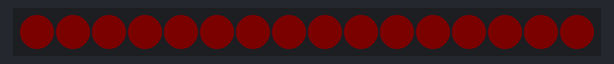
Simulated run of this sketch. Board: Arduino Uno, built with avr-gcc and run on an emulated ATmega328P. Parts: 16 RGB LEDs in strip order, left to right. Dim RGB values are drawn brighter than linear; random numbers use the default seed unless the sketch sets one.

Above: at 0.38 s.
At 6.09 s:
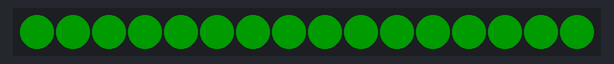
At 13.75 s:
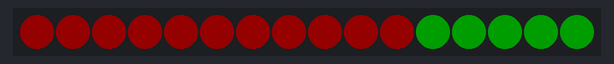
At 23.13 s:
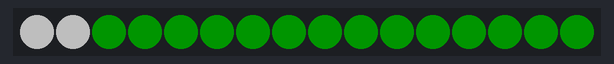
At 25.14 s:
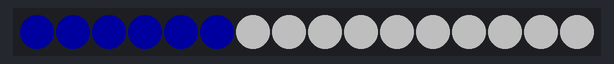
At 27.18 s:
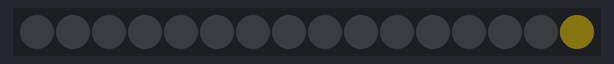

The sketch:

dba-Ring.ino
```cpp
#include <Adafruit_NeoPixel.h>

#define PIN 6  // the digital pin the data line is connected to

// Modifed NeoPixel sample for the holiday craft project

// Parameter 1 = number of pixels in strip
// Parameter 2 = pin number (most are valid)
// Parameter 3 = pixel type flags, add together as needed:
//   NEO_KHZ800  800 KHz bitstream (most NeoPixel products w/WS2812 LEDs)
//   NEO_KHZ400  400 KHz (classic 'v1' (not v2) FLORA pixels, WS2811 drivers)
//   NEO_GRB     Pixels are wired for GRB bitstream (most NeoPixel products)
//   NEO_RGB     Pixels are wired for RGB bitstream (v1 FLORA pixels, not v2)
Adafruit_NeoPixel strip = Adafruit_NeoPixel(16, PIN, NEO_GRB + NEO_KHZ800);

#define low_red strip.Color(3, 0, 0)
#define low_green strip.Color(0, 3, 0)
#define med_red strip.Color(20, 0, 0)
#define med_green strip.Color(0, 20, 0)
#define hi_red strip.Color(40, 0, 0)
#define hi_green strip.Color(0, 40, 0)

void setup() {
  strip.begin();
  strip.show(); // Initialize all pixels to 'off'
  //Serial.begin(9600);
}

void loop() {
  uint16_t i, j;
  int num_steps = 100;
if (1) {
  fade_up(100, 30, 30, 0, 0);
  fade_up(100, 30, 0, 30, 0);
  fade_up(100, 30, 30, 0, 0);
  fade_up(100, 30, 0, 30, 0);

  colorWipe(med_red, 100); // Red
  colorWipe(med_green, 100); // Green
  colorWipe(med_red, 100); // Red
  colorWipe(med_green, 100); // Green

  for (j=0; j<2; j++) {
    //for(i=0; i<strip.numPixels()+3; i++) {
    //  if (i<strip.numPixels()) strip.setPixelColor(i, hi_red);
    //  if ((i-1 >= 0) && (i-1 < strip.numPixels())) strip.setPixelColor(i-1, med_red);
    //  if ((i-2 >= 0) && (i-2 < strip.numPixels())) strip.setPixelColor(i-2, low_red);
    //  if ((i-3 >= 0) && (i-3 < strip.numPixels())) strip.setPixelColor(i-3, med_green);
    //  strip.show();
    //  delay(100);
    //}
    for(i=0; i<strip.numPixels(); i++) {
      strip.setPixelColor(i, hi_red);
      if ((i-1) >= 0) {
        strip.setPixelColor(i-1, med_red);
      } else {
        strip.setPixelColor(strip.numPixels()-1, med_red);
      }
      if ((i-2) >= 0) {
        strip.setPixelColor(i-2, med_red);
      } else {
        strip.setPixelColor(strip.numPixels()-2, med_red);
      }
      if ((i-3) >= 0) strip.setPixelColor(i-3, med_green);
      strip.show();
      delay(100);
    }
    strip.setPixelColor(strip.numPixels()-1, med_red);
    strip.setPixelColor(strip.numPixels()-2, low_red);
    strip.setPixelColor(strip.numPixels()-3, med_green);
    strip.show();
    delay(100);

    strip.setPixelColor(strip.numPixels()-1, low_red);
    strip.setPixelColor(strip.numPixels()-2, med_green);
    strip.show();
    delay(100);

    strip.setPixelColor(strip.numPixels()-1, med_green);
    strip.show();
    delay(100);
  }

  colorWipe(strip.Color(80, 80, 80), 100);
  colorWipe(strip.Color(0, 0, 30), 100);

  soft_twinkles(1000, 10, 8, 7, 1);
}
  smooth();
} // loop

void smooth() {
  int num_steps = 10000;
  float step_size = 0.008;
  uint16_t i, k;
  float x_pos = 0.0;
  float width = 2.3;
  uint8_t val;
  float dist;

  for (k=0; k<num_steps; k++) {
    for(i=0; i<strip.numPixels(); i++) {
      dist = x_pos - float(i); // separating this out since abs does not do well with functions inside
      val = 255.0 * max(0, width - abs(dist)) / width;
      strip.setPixelColor(i, val, 0, 0);
    }
    strip.show();
    //delay(20);
    x_pos += step_size;
    if (x_pos > strip.numPixels()) x_pos = 0.0;
  }


} // smooth

// soft_twinkles - a soft colored random twinkle pattern
// loops controls how many times to run through the twinkle loop
// odds is the one in n chance of a black one to light up
// the rgb increment ones are the color val to add for each loop up and down  8, 7, 1 is good for soft white
void soft_twinkles(uint16_t num_twinkles, uint16_t odds, uint8_t inc_r, uint8_t inc_g, uint8_t inc_b) {
  uint8_t R, G, B;
  uint16_t i, k;
  uint32_t c;
  uint8_t direction[strip.numPixels()];  // 0 = still, 1 = brighter, 2 = dimmer

  // init the direction array and the strip
  for(i=0; i<strip.numPixels(); i++) {
    direction[i] = 0;
    strip.setPixelColor(i, 0, 0, 0);
  }

  for (k=0; k<num_twinkles; k++) {
    // loop through the strip, incrementing and decrementing the color as needed
    for(i=0; i<strip.numPixels(); i++) {
      if (direction[i] == 0) continue; // skip pixel if it is not currently twinkling
      c = strip.getPixelColor(i);
      R = (c >> 16);
      G = (c >>  8);
      B = (c      );
      if (direction[i] == 2) { // dimming
        R = max(0, R - inc_r);
        G = max(0, G - inc_g);
        B = max(0, B - inc_b);
        //if (i == 1) {
        //  Serial.println("Dimming");
        //}
        strip.setPixelColor(i, R, G, B);
        if ((R == 0) && (G == 0) && (B == 0)) direction[i] = 0;
      } else { // brightening: direction[i] == 1
        R = min(255, R + inc_r);
        G = min(255, G + inc_g);
        B = min(255, B + inc_b);
        /*if (i == 1) {
        Serial.print("i: ");
        Serial.print(i);
        Serial.print(", R: ");
        Serial.print(R);
        Serial.print(", G: ");
        Serial.print(G);
        Serial.print(", B: ");
        Serial.println(B);
        } */
        strip.setPixelColor(i, R, G, B);
        if ((R == 255) || (G == 255) || (B == 255)) direction[i] = 2;
      }
    }

    // add a pixel if the odds hit
    if (random(odds) == 1) {
      i = random(strip.numPixels());
      if (!strip.getPixelColor(i)) {
        strip.setPixelColor(i, inc_r, inc_g, inc_b);
        direction[i] = 1;
      }
    }

  strip.show();
  delay(20);
  }
} // settwinkles


// fade_up - fade up to the given color
void fade_up(int num_steps, int wait, int R, int G, int B) {
   uint16_t i, j;

   for (i=0; i<num_steps; i++) {
      for(j=0; j<strip.numPixels(); j++) {
         strip.setPixelColor(j, strip.Color(R * i / num_steps, G * i / num_steps, B * i / num_steps));
      }
   strip.show();
   delay(wait);
   }
} // fade_up


// Fill the dots one after the other with a color
void colorWipe(uint32_t c, uint8_t wait) {
  for(uint16_t i=0; i<strip.numPixels(); i++) {
      strip.setPixelColor(i, c);
      strip.show();
      delay(wait);
  }
}
```
